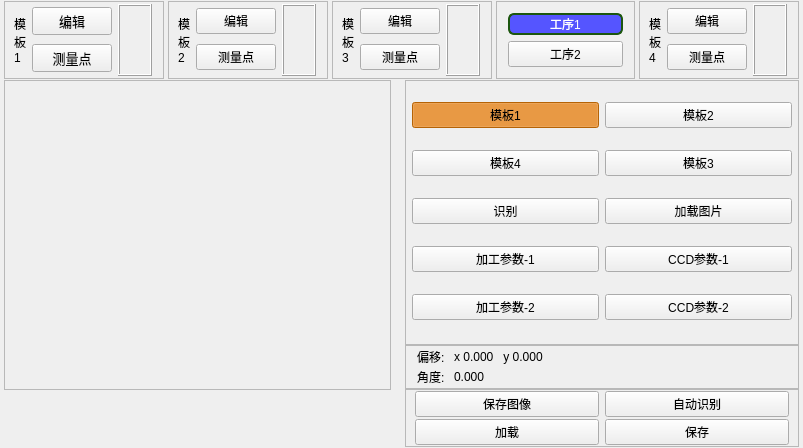
<?xml version="1.0" encoding="UTF-8"?>
<ui version="4.0">
 <class>CCD_MainWidget</class>
 <widget class="QWidget" name="CCD_MainWidget">
  <property name="geometry">
   <rect>
    <x>0</x>
    <y>0</y>
    <width>803</width>
    <height>448</height>
   </rect>
  </property>
  <property name="sizePolicy">
   <sizepolicy hsizetype="Expanding" vsizetype="Expanding">
    <horstretch>10</horstretch>
    <verstretch>8</verstretch>
   </sizepolicy>
  </property>
  <property name="windowTitle">
   <string>Widget</string>
  </property>
  <layout class="QHBoxLayout" name="horizontalLayout_13">
   <property name="leftMargin">
    <number>0</number>
   </property>
   <property name="topMargin">
    <number>0</number>
   </property>
   <property name="rightMargin">
    <number>0</number>
   </property>
   <property name="bottomMargin">
    <number>0</number>
   </property>
   <item>
    <layout class="QVBoxLayout" name="verticalLayout_3">
     <property name="spacing">
      <number>1</number>
     </property>
     <property name="leftMargin">
      <number>4</number>
     </property>
     <property name="topMargin">
      <number>1</number>
     </property>
     <property name="rightMargin">
      <number>4</number>
     </property>
     <property name="bottomMargin">
      <number>1</number>
     </property>
     <item>
      <layout class="QHBoxLayout" name="horizontalLayout_8">
       <property name="spacing">
        <number>4</number>
       </property>
       <item>
        <widget class="QFrame" name="frame">
         <property name="frameShape">
          <enum>QFrame::StyledPanel</enum>
         </property>
         <property name="frameShadow">
          <enum>QFrame::Raised</enum>
         </property>
         <layout class="QHBoxLayout" name="horizontalLayout">
          <property name="leftMargin">
           <number>9</number>
          </property>
          <property name="topMargin">
           <number>2</number>
          </property>
          <property name="bottomMargin">
           <number>2</number>
          </property>
          <item>
           <widget class="QLabel" name="label">
            <property name="text">
             <string>模
板
1</string>
            </property>
            <property name="alignment">
             <set>Qt::AlignLeading|Qt::AlignLeft|Qt::AlignVCenter</set>
            </property>
            <property name="wordWrap">
             <bool>true</bool>
            </property>
           </widget>
          </item>
          <item>
           <layout class="QVBoxLayout" name="verticalLayout_16">
            <item>
             <widget class="QPushButton" name="EditeMark1">
              <property name="font">
               <font>
                <pointsize>10</pointsize>
               </font>
              </property>
              <property name="text">
               <string>编辑</string>
              </property>
             </widget>
            </item>
            <item>
             <widget class="QPushButton" name="Btn_LocateM1">
              <property name="font">
               <font>
                <pointsize>10</pointsize>
               </font>
              </property>
              <property name="text">
               <string>测量点</string>
              </property>
             </widget>
            </item>
           </layout>
          </item>
          <item>
           <widget class="QFrame" name="TemplateView1">
            <property name="sizePolicy">
             <sizepolicy hsizetype="Preferred" vsizetype="Preferred">
              <horstretch>12</horstretch>
              <verstretch>10</verstretch>
             </sizepolicy>
            </property>
            <property name="minimumSize">
             <size>
              <width>34</width>
              <height>27</height>
             </size>
            </property>
            <property name="maximumSize">
             <size>
              <width>100</width>
              <height>80</height>
             </size>
            </property>
            <property name="frameShape">
             <enum>QFrame::Box</enum>
            </property>
            <property name="frameShadow">
             <enum>QFrame::Raised</enum>
            </property>
           </widget>
          </item>
         </layout>
        </widget>
       </item>
       <item>
        <widget class="QFrame" name="frame_4">
         <property name="frameShape">
          <enum>QFrame::StyledPanel</enum>
         </property>
         <property name="frameShadow">
          <enum>QFrame::Raised</enum>
         </property>
         <layout class="QHBoxLayout" name="horizontalLayout_3">
          <property name="leftMargin">
           <number>9</number>
          </property>
          <property name="topMargin">
           <number>2</number>
          </property>
          <property name="bottomMargin">
           <number>2</number>
          </property>
          <item>
           <widget class="QLabel" name="label_3">
            <property name="text">
             <string>模
板
2</string>
            </property>
            <property name="alignment">
             <set>Qt::AlignLeading|Qt::AlignLeft|Qt::AlignVCenter</set>
            </property>
            <property name="wordWrap">
             <bool>true</bool>
            </property>
           </widget>
          </item>
          <item>
           <layout class="QVBoxLayout" name="verticalLayout_13">
            <item>
             <widget class="QPushButton" name="EditeMark2">
              <property name="text">
               <string>编辑</string>
              </property>
             </widget>
            </item>
            <item>
             <widget class="QPushButton" name="Btn_LocateM2">
              <property name="text">
               <string>测量点</string>
              </property>
             </widget>
            </item>
           </layout>
          </item>
          <item>
           <widget class="QFrame" name="TemplateView2">
            <property name="sizePolicy">
             <sizepolicy hsizetype="Preferred" vsizetype="Preferred">
              <horstretch>12</horstretch>
              <verstretch>10</verstretch>
             </sizepolicy>
            </property>
            <property name="minimumSize">
             <size>
              <width>34</width>
              <height>27</height>
             </size>
            </property>
            <property name="maximumSize">
             <size>
              <width>100</width>
              <height>80</height>
             </size>
            </property>
            <property name="frameShape">
             <enum>QFrame::Box</enum>
            </property>
            <property name="frameShadow">
             <enum>QFrame::Raised</enum>
            </property>
           </widget>
          </item>
         </layout>
        </widget>
       </item>
       <item>
        <widget class="QFrame" name="frame_5">
         <property name="frameShape">
          <enum>QFrame::StyledPanel</enum>
         </property>
         <property name="frameShadow">
          <enum>QFrame::Raised</enum>
         </property>
         <layout class="QHBoxLayout" name="horizontalLayout_5">
          <property name="leftMargin">
           <number>9</number>
          </property>
          <property name="topMargin">
           <number>2</number>
          </property>
          <property name="bottomMargin">
           <number>2</number>
          </property>
          <item>
           <widget class="QLabel" name="label_4">
            <property name="text">
             <string>模
板
3</string>
            </property>
            <property name="alignment">
             <set>Qt::AlignLeading|Qt::AlignLeft|Qt::AlignVCenter</set>
            </property>
            <property name="wordWrap">
             <bool>true</bool>
            </property>
           </widget>
          </item>
          <item>
           <layout class="QVBoxLayout" name="verticalLayout_14">
            <item>
             <widget class="QPushButton" name="EditeMark3">
              <property name="text">
               <string>编辑</string>
              </property>
             </widget>
            </item>
            <item>
             <widget class="QPushButton" name="Btn_LocateM3">
              <property name="text">
               <string>测量点</string>
              </property>
             </widget>
            </item>
           </layout>
          </item>
          <item>
           <widget class="QFrame" name="TemplateView3">
            <property name="sizePolicy">
             <sizepolicy hsizetype="Preferred" vsizetype="Preferred">
              <horstretch>12</horstretch>
              <verstretch>10</verstretch>
             </sizepolicy>
            </property>
            <property name="minimumSize">
             <size>
              <width>34</width>
              <height>27</height>
             </size>
            </property>
            <property name="maximumSize">
             <size>
              <width>100</width>
              <height>80</height>
             </size>
            </property>
            <property name="frameShape">
             <enum>QFrame::Box</enum>
            </property>
            <property name="frameShadow">
             <enum>QFrame::Raised</enum>
            </property>
           </widget>
          </item>
         </layout>
        </widget>
       </item>
       <item>
        <widget class="QFrame" name="frame_3">
         <property name="frameShape">
          <enum>QFrame::StyledPanel</enum>
         </property>
         <property name="frameShadow">
          <enum>QFrame::Raised</enum>
         </property>
         <layout class="QVBoxLayout" name="verticalLayout">
          <item>
           <widget class="QPushButton" name="Btn_FirstTemp">
            <property name="styleSheet">
             <string notr="true">QPushButton::checked{
	background-color: rgb(85, 85, 255);
	color: rgb(255, 255, 255);
	 border: 2px solid #8f8f91;
     border-radius: 6px;
     min-width: 80px;
	border-color: rgb(28, 86, 15);
}</string>
            </property>
            <property name="text">
             <string>工序1</string>
            </property>
            <property name="checkable">
             <bool>true</bool>
            </property>
            <property name="checked">
             <bool>true</bool>
            </property>
            <property name="autoExclusive">
             <bool>true</bool>
            </property>
           </widget>
          </item>
          <item>
           <widget class="QPushButton" name="Btn_SecondTemp">
            <property name="styleSheet">
             <string notr="true">QPushButton::checked{
	background-color: rgb(85, 85, 255);
	color: rgb(255, 255, 255);
	 border: 2px solid #8f8f91;
     border-radius: 6px;
     min-width: 80px;
	border-color: rgb(28, 86, 15);
}</string>
            </property>
            <property name="text">
             <string>工序2</string>
            </property>
            <property name="checkable">
             <bool>true</bool>
            </property>
            <property name="autoExclusive">
             <bool>true</bool>
            </property>
           </widget>
          </item>
         </layout>
        </widget>
       </item>
       <item>
        <widget class="QFrame" name="Temp4">
         <property name="frameShape">
          <enum>QFrame::StyledPanel</enum>
         </property>
         <property name="frameShadow">
          <enum>QFrame::Raised</enum>
         </property>
         <layout class="QHBoxLayout" name="horizontalLayout_6">
          <property name="leftMargin">
           <number>9</number>
          </property>
          <property name="topMargin">
           <number>2</number>
          </property>
          <property name="bottomMargin">
           <number>2</number>
          </property>
          <item>
           <widget class="QLabel" name="label_5">
            <property name="text">
             <string>模
板
4</string>
            </property>
            <property name="alignment">
             <set>Qt::AlignLeading|Qt::AlignLeft|Qt::AlignVCenter</set>
            </property>
            <property name="wordWrap">
             <bool>true</bool>
            </property>
           </widget>
          </item>
          <item>
           <layout class="QVBoxLayout" name="verticalLayout_15">
            <item>
             <widget class="QPushButton" name="EditeMark4">
              <property name="text">
               <string>编辑</string>
              </property>
             </widget>
            </item>
            <item>
             <widget class="QPushButton" name="Btn_LocateM4">
              <property name="text">
               <string>测量点</string>
              </property>
             </widget>
            </item>
           </layout>
          </item>
          <item>
           <widget class="QFrame" name="TemplateView4">
            <property name="sizePolicy">
             <sizepolicy hsizetype="Preferred" vsizetype="Preferred">
              <horstretch>12</horstretch>
              <verstretch>10</verstretch>
             </sizepolicy>
            </property>
            <property name="minimumSize">
             <size>
              <width>34</width>
              <height>27</height>
             </size>
            </property>
            <property name="maximumSize">
             <size>
              <width>100</width>
              <height>80</height>
             </size>
            </property>
            <property name="frameShape">
             <enum>QFrame::Box</enum>
            </property>
            <property name="frameShadow">
             <enum>QFrame::Raised</enum>
            </property>
           </widget>
          </item>
         </layout>
        </widget>
       </item>
      </layout>
     </item>
     <item>
      <layout class="QHBoxLayout" name="horizontalLayout_4">
       <item>
        <layout class="QVBoxLayout" name="verticalLayout_18">
         <item>
          <widget class="QFrame" name="MainFrame">
           <property name="sizePolicy">
            <sizepolicy hsizetype="Preferred" vsizetype="Preferred">
             <horstretch>10</horstretch>
             <verstretch>8</verstretch>
            </sizepolicy>
           </property>
           <property name="minimumSize">
            <size>
             <width>387</width>
             <height>310</height>
            </size>
           </property>
           <property name="maximumSize">
            <size>
             <width>387</width>
             <height>310</height>
            </size>
           </property>
           <property name="frameShape">
            <enum>QFrame::StyledPanel</enum>
           </property>
           <property name="frameShadow">
            <enum>QFrame::Raised</enum>
           </property>
          </widget>
         </item>
         <item>
          <widget class="QLabel" name="log_label">
           <property name="text">
            <string/>
           </property>
          </widget>
         </item>
        </layout>
       </item>
       <item>
        <layout class="QVBoxLayout" name="verticalLayout_19" stretch="10,1,2">
         <property name="spacing">
          <number>0</number>
         </property>
         <item>
          <widget class="QFrame" name="frame_8">
           <property name="frameShape">
            <enum>QFrame::StyledPanel</enum>
           </property>
           <property name="frameShadow">
            <enum>QFrame::Raised</enum>
           </property>
           <layout class="QGridLayout" name="gridLayout_3">
            <property name="leftMargin">
             <number>6</number>
            </property>
            <property name="topMargin">
             <number>1</number>
            </property>
            <property name="rightMargin">
             <number>6</number>
            </property>
            <property name="bottomMargin">
             <number>1</number>
            </property>
            <property name="horizontalSpacing">
             <number>6</number>
            </property>
            <property name="verticalSpacing">
             <number>2</number>
            </property>
            <item row="1" column="0">
             <widget class="QPushButton" name="SelectMark4">
              <property name="styleSheet">
               <string notr="true">QPushButton:checked{
	background-color: rgb(255, 139, 7);
}</string>
              </property>
              <property name="text">
               <string>模板4</string>
              </property>
              <property name="checkable">
               <bool>true</bool>
              </property>
              <property name="checked">
               <bool>false</bool>
              </property>
              <property name="autoExclusive">
               <bool>true</bool>
              </property>
             </widget>
            </item>
            <item row="1" column="1">
             <widget class="QPushButton" name="SelectMark3">
              <property name="styleSheet">
               <string notr="true">QPushButton:checked{
	background-color: rgb(255, 139, 7);
}</string>
              </property>
              <property name="text">
               <string>模板3</string>
              </property>
              <property name="checkable">
               <bool>true</bool>
              </property>
              <property name="autoExclusive">
               <bool>true</bool>
              </property>
             </widget>
            </item>
            <item row="0" column="1">
             <widget class="QPushButton" name="SelectMark2">
              <property name="styleSheet">
               <string notr="true">QPushButton:checked{
	background-color: rgb(255, 139, 7);
}</string>
              </property>
              <property name="text">
               <string>模板2</string>
              </property>
              <property name="checkable">
               <bool>true</bool>
              </property>
              <property name="autoExclusive">
               <bool>true</bool>
              </property>
             </widget>
            </item>
            <item row="0" column="0">
             <widget class="QPushButton" name="SelectMark1">
              <property name="font">
               <font>
                <pointsize>9</pointsize>
                <weight>50</weight>
                <bold>false</bold>
                <kerning>true</kerning>
               </font>
              </property>
              <property name="styleSheet">
               <string notr="true">QPushButton:checked{
	background-color: rgb(255, 139, 7);
}</string>
              </property>
              <property name="text">
               <string>模板1</string>
              </property>
              <property name="checkable">
               <bool>true</bool>
              </property>
              <property name="checked">
               <bool>true</bool>
              </property>
              <property name="autoExclusive">
               <bool>true</bool>
              </property>
             </widget>
            </item>
            <item row="2" column="0">
             <widget class="QPushButton" name="IdentifyMark1">
              <property name="minimumSize">
               <size>
                <width>0</width>
                <height>0</height>
               </size>
              </property>
              <property name="text">
               <string>识别</string>
              </property>
             </widget>
            </item>
            <item row="3" column="1">
             <widget class="QPushButton" name="Btn_CCDPar">
              <property name="text">
               <string>CCD参数-1</string>
              </property>
             </widget>
            </item>
            <item row="3" column="0">
             <widget class="QPushButton" name="Btn_CommonPar">
              <property name="text">
               <string>加工参数-1</string>
              </property>
             </widget>
            </item>
            <item row="4" column="0">
             <widget class="QPushButton" name="Btn_CommonPar2">
              <property name="text">
               <string>加工参数-2</string>
              </property>
             </widget>
            </item>
            <item row="4" column="1">
             <widget class="QPushButton" name="Btn_CCDPar2">
              <property name="text">
               <string>CCD参数-2</string>
              </property>
             </widget>
            </item>
            <item row="2" column="1">
             <widget class="QPushButton" name="Btn_LoadImg">
              <property name="text">
               <string>加载图片</string>
              </property>
             </widget>
            </item>
           </layout>
          </widget>
         </item>
         <item>
          <widget class="QFrame" name="frame_2">
           <property name="frameShape">
            <enum>QFrame::StyledPanel</enum>
           </property>
           <property name="frameShadow">
            <enum>QFrame::Raised</enum>
           </property>
           <layout class="QFormLayout" name="formLayout">
            <property name="fieldGrowthPolicy">
             <enum>QFormLayout::AllNonFixedFieldsGrow</enum>
            </property>
            <property name="horizontalSpacing">
             <number>6</number>
            </property>
            <property name="verticalSpacing">
             <number>2</number>
            </property>
            <property name="topMargin">
             <number>2</number>
            </property>
            <property name="bottomMargin">
             <number>2</number>
            </property>
            <item row="0" column="0">
             <widget class="QLabel" name="DisOffset11">
              <property name="text">
               <string>偏移: </string>
              </property>
             </widget>
            </item>
            <item row="0" column="1">
             <widget class="QLabel" name="DisOffset">
              <property name="text">
               <string>x 0.000   y 0.000</string>
              </property>
             </widget>
            </item>
            <item row="1" column="0">
             <widget class="QLabel" name="DisOffset0">
              <property name="text">
               <string>角度: </string>
              </property>
             </widget>
            </item>
            <item row="1" column="1">
             <widget class="QLabel" name="DisAngle">
              <property name="text">
               <string>0.000 </string>
              </property>
             </widget>
            </item>
           </layout>
          </widget>
         </item>
         <item>
          <widget class="QFrame" name="frame_10">
           <property name="frameShape">
            <enum>QFrame::StyledPanel</enum>
           </property>
           <property name="frameShadow">
            <enum>QFrame::Raised</enum>
           </property>
           <layout class="QGridLayout" name="gridLayout_2">
            <property name="leftMargin">
             <number>9</number>
            </property>
            <property name="topMargin">
             <number>1</number>
            </property>
            <property name="rightMargin">
             <number>9</number>
            </property>
            <property name="bottomMargin">
             <number>1</number>
            </property>
            <property name="horizontalSpacing">
             <number>6</number>
            </property>
            <property name="verticalSpacing">
             <number>2</number>
            </property>
            <item row="0" column="1">
             <widget class="QPushButton" name="Btn_SimulateIdentify">
              <property name="text">
               <string>自动识别</string>
              </property>
             </widget>
            </item>
            <item row="1" column="0">
             <widget class="QPushButton" name="Btn_LoadPattern">
              <property name="text">
               <string>加载</string>
              </property>
             </widget>
            </item>
            <item row="1" column="1">
             <widget class="QPushButton" name="Btn_SavePattern">
              <property name="text">
               <string>保存</string>
              </property>
             </widget>
            </item>
            <item row="0" column="0">
             <widget class="QPushButton" name="Btn_SaveImg">
              <property name="text">
               <string>保存图像</string>
              </property>
             </widget>
            </item>
           </layout>
          </widget>
         </item>
        </layout>
       </item>
      </layout>
     </item>
    </layout>
   </item>
  </layout>
 </widget>
 <layoutdefault spacing="6" margin="11"/>
 <resources/>
 <connections/>
</ui>
